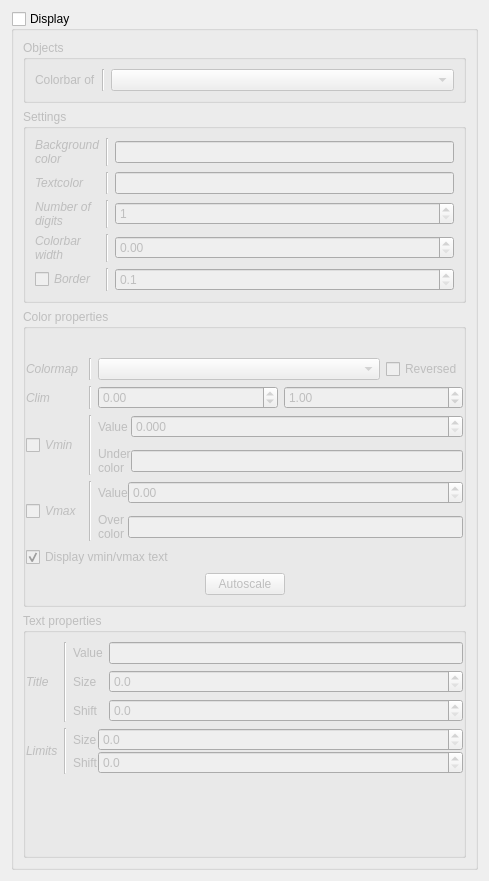
<?xml version="1.0" encoding="UTF-8"?>
<ui version="4.0">
 <class>Form</class>
 <widget class="QWidget" name="Form">
  <property name="geometry">
   <rect>
    <x>0</x>
    <y>0</y>
    <width>489</width>
    <height>881</height>
   </rect>
  </property>
  <property name="windowTitle">
   <string>Form</string>
  </property>
  <layout class="QVBoxLayout" name="verticalLayout">
   <item>
    <widget class="QGroupBox" name="_cbar_grp">
     <property name="title">
      <string>Display</string>
     </property>
     <property name="checkable">
      <bool>true</bool>
     </property>
     <property name="checked">
      <bool>false</bool>
     </property>
     <layout class="QVBoxLayout" name="verticalLayout_10">
      <item>
       <layout class="QVBoxLayout" name="CbarLayout">
        <property name="topMargin">
         <number>0</number>
        </property>
        <item>
         <widget class="QGroupBox" name="groupBox_4">
          <property name="title">
           <string>Objects</string>
          </property>
          <layout class="QVBoxLayout" name="verticalLayout_7">
           <item>
            <layout class="QGridLayout" name="gridLayout_9">
             <item row="0" column="2">
              <widget class="QComboBox" name="object">
               <property name="toolTip">
                <string>&lt;html&gt;&lt;head/&gt;&lt;body&gt;&lt;p&gt;Colorbar object to control&lt;/p&gt;&lt;/body&gt;&lt;/html&gt;</string>
               </property>
              </widget>
             </item>
             <item row="0" column="1">
              <widget class="Line" name="line_12">
               <property name="orientation">
                <enum>Qt::Vertical</enum>
               </property>
              </widget>
             </item>
             <item row="0" column="0">
              <widget class="QLabel" name="label_18">
               <property name="text">
                <string>Colorbar of</string>
               </property>
              </widget>
             </item>
             <item row="1" column="2">
              <spacer name="horizontalSpacer">
               <property name="orientation">
                <enum>Qt::Horizontal</enum>
               </property>
               <property name="sizeHint" stdset="0">
                <size>
                 <width>40</width>
                 <height>0</height>
                </size>
               </property>
              </spacer>
             </item>
            </layout>
           </item>
          </layout>
         </widget>
        </item>
        <item>
         <widget class="QGroupBox" name="groupBox_3">
          <property name="title">
           <string>Settings</string>
          </property>
          <layout class="QVBoxLayout" name="verticalLayout_9">
           <item>
            <layout class="QGridLayout" name="gridLayout_7">
             <item row="4" column="0">
              <widget class="QCheckBox" name="border">
               <property name="font">
                <font>
                 <italic>true</italic>
                </font>
               </property>
               <property name="toolTip">
                <string>&lt;html&gt;&lt;head/&gt;&lt;body&gt;&lt;p&gt;Display / hide the border of the colorbar&lt;/p&gt;&lt;/body&gt;&lt;/html&gt;</string>
               </property>
               <property name="text">
                <string>Border</string>
               </property>
              </widget>
             </item>
             <item row="1" column="1">
              <widget class="Line" name="line_7">
               <property name="orientation">
                <enum>Qt::Vertical</enum>
               </property>
              </widget>
             </item>
             <item row="4" column="2">
              <widget class="QDoubleSpinBox" name="bw">
               <property name="toolTip">
                <string>&lt;html&gt;&lt;head/&gt;&lt;body&gt;&lt;p&gt;Width of the border&lt;/p&gt;&lt;/body&gt;&lt;/html&gt;</string>
               </property>
               <property name="decimals">
                <number>1</number>
               </property>
               <property name="minimum">
                <double>0.100000000000000</double>
               </property>
              </widget>
             </item>
             <item row="3" column="2">
              <widget class="QDoubleSpinBox" name="width">
               <property name="toolTip">
                <string>&lt;html&gt;&lt;head/&gt;&lt;body&gt;&lt;p&gt;Width of the colorbar&lt;/p&gt;&lt;/body&gt;&lt;/html&gt;</string>
               </property>
               <property name="singleStep">
                <double>0.010000000000000</double>
               </property>
              </widget>
             </item>
             <item row="1" column="2">
              <widget class="QLineEdit" name="txtCol">
               <property name="toolTip">
                <string>&lt;html&gt;&lt;head/&gt;&lt;body&gt;&lt;p&gt;Color of the text and of the border (if shown)&lt;/p&gt;&lt;/body&gt;&lt;/html&gt;</string>
               </property>
              </widget>
             </item>
             <item row="2" column="2">
              <widget class="QSpinBox" name="ndigits">
               <property name="toolTip">
                <string>&lt;html&gt;&lt;head/&gt;&lt;body&gt;&lt;p&gt;Number of digits a fine control of clim/vmin/vmax&lt;/p&gt;&lt;/body&gt;&lt;/html&gt;</string>
               </property>
               <property name="minimum">
                <number>1</number>
               </property>
               <property name="maximum">
                <number>10</number>
               </property>
               <property name="value">
                <number>1</number>
               </property>
              </widget>
             </item>
             <item row="2" column="1">
              <widget class="Line" name="line_9">
               <property name="orientation">
                <enum>Qt::Vertical</enum>
               </property>
              </widget>
             </item>
             <item row="1" column="0">
              <widget class="QLabel" name="label_9">
               <property name="font">
                <font>
                 <italic>true</italic>
                </font>
               </property>
               <property name="text">
                <string>Textcolor</string>
               </property>
              </widget>
             </item>
             <item row="2" column="0">
              <widget class="QLabel" name="label_16">
               <property name="font">
                <font>
                 <italic>true</italic>
                </font>
               </property>
               <property name="text">
                <string>Number of
digits</string>
               </property>
              </widget>
             </item>
             <item row="3" column="1">
              <widget class="Line" name="line_10">
               <property name="orientation">
                <enum>Qt::Vertical</enum>
               </property>
              </widget>
             </item>
             <item row="0" column="2">
              <widget class="QLineEdit" name="bckCol">
               <property name="toolTip">
                <string>&lt;html&gt;&lt;head/&gt;&lt;body&gt;&lt;p&gt;Background color of the colorbar canvas&lt;/p&gt;&lt;/body&gt;&lt;/html&gt;</string>
               </property>
              </widget>
             </item>
             <item row="3" column="0">
              <widget class="QLabel" name="label_17">
               <property name="font">
                <font>
                 <italic>true</italic>
                </font>
               </property>
               <property name="text">
                <string>Colorbar
width</string>
               </property>
              </widget>
             </item>
             <item row="4" column="1">
              <widget class="Line" name="line_11">
               <property name="orientation">
                <enum>Qt::Vertical</enum>
               </property>
              </widget>
             </item>
             <item row="0" column="0">
              <widget class="QLabel" name="label_8">
               <property name="font">
                <font>
                 <italic>true</italic>
                </font>
               </property>
               <property name="text">
                <string>Background
color</string>
               </property>
              </widget>
             </item>
             <item row="0" column="1">
              <widget class="Line" name="line_6">
               <property name="orientation">
                <enum>Qt::Vertical</enum>
               </property>
              </widget>
             </item>
            </layout>
           </item>
          </layout>
         </widget>
        </item>
        <item>
         <widget class="QGroupBox" name="groupBox_2">
          <property name="title">
           <string>Color properties</string>
          </property>
          <layout class="QVBoxLayout" name="verticalLayout_4">
           <property name="leftMargin">
            <number>0</number>
           </property>
           <property name="rightMargin">
            <number>0</number>
           </property>
           <item>
            <layout class="QGridLayout" name="gridLayout">
             <item row="1" column="3">
              <widget class="QCheckBox" name="cmapRev">
               <property name="toolTip">
                <string>&lt;html&gt;&lt;head/&gt;&lt;body&gt;&lt;p&gt;Reverse the colormap's colors&lt;/p&gt;&lt;/body&gt;&lt;/html&gt;</string>
               </property>
               <property name="text">
                <string>Reversed</string>
               </property>
              </widget>
             </item>
             <item row="4" column="1">
              <widget class="Line" name="line_2">
               <property name="orientation">
                <enum>Qt::Vertical</enum>
               </property>
              </widget>
             </item>
             <item row="4" column="2" colspan="2">
              <widget class="QWidget" name="vmaxW" native="true">
               <layout class="QVBoxLayout" name="verticalLayout_3">
                <property name="spacing">
                 <number>0</number>
                </property>
                <property name="margin">
                 <number>0</number>
                </property>
                <item>
                 <layout class="QGridLayout" name="gridLayout_3">
                  <property name="verticalSpacing">
                   <number>9</number>
                  </property>
                  <item row="1" column="1">
                   <widget class="QLineEdit" name="over">
                    <property name="toolTip">
                     <string>&lt;html&gt;&lt;head/&gt;&lt;body&gt;&lt;p&gt;Every value under vmax are going to be set to this color&lt;/p&gt;&lt;/body&gt;&lt;/html&gt;</string>
                    </property>
                   </widget>
                  </item>
                  <item row="0" column="0">
                   <widget class="QLabel" name="label_5">
                    <property name="text">
                     <string>Value</string>
                    </property>
                   </widget>
                  </item>
                  <item row="0" column="1">
                   <widget class="QDoubleSpinBox" name="vmax">
                    <property name="toolTip">
                     <string>&lt;html&gt;&lt;head/&gt;&lt;body&gt;&lt;p&gt;Value of the maximum threshold&lt;/p&gt;&lt;/body&gt;&lt;/html&gt;</string>
                    </property>
                   </widget>
                  </item>
                  <item row="1" column="0">
                   <widget class="QLabel" name="label_6">
                    <property name="text">
                     <string>Over
color</string>
                    </property>
                   </widget>
                  </item>
                 </layout>
                </item>
               </layout>
              </widget>
             </item>
             <item row="2" column="0">
              <widget class="QLabel" name="label_2">
               <property name="font">
                <font>
                 <italic>true</italic>
                </font>
               </property>
               <property name="text">
                <string>Clim</string>
               </property>
              </widget>
             </item>
             <item row="1" column="1">
              <widget class="Line" name="line_4">
               <property name="orientation">
                <enum>Qt::Vertical</enum>
               </property>
              </widget>
             </item>
             <item row="1" column="0">
              <widget class="QLabel" name="label">
               <property name="font">
                <font>
                 <italic>true</italic>
                </font>
               </property>
               <property name="text">
                <string>Colormap</string>
               </property>
              </widget>
             </item>
             <item row="3" column="0">
              <widget class="QCheckBox" name="isvmin">
               <property name="font">
                <font>
                 <italic>true</italic>
                </font>
               </property>
               <property name="toolTip">
                <string>&lt;html&gt;&lt;head/&gt;&lt;body&gt;&lt;p&gt;Enable / Disable a minimum threshold&lt;/p&gt;&lt;/body&gt;&lt;/html&gt;</string>
               </property>
               <property name="text">
                <string>Vmin</string>
               </property>
              </widget>
             </item>
             <item row="0" column="2">
              <spacer name="horizontalSpacer_3">
               <property name="orientation">
                <enum>Qt::Horizontal</enum>
               </property>
               <property name="sizeHint" stdset="0">
                <size>
                 <width>40</width>
                 <height>20</height>
                </size>
               </property>
              </spacer>
             </item>
             <item row="1" column="2">
              <widget class="QComboBox" name="cmap">
               <property name="toolTip">
                <string>&lt;html&gt;&lt;head/&gt;&lt;body&gt;&lt;p&gt;Colormap to use&lt;/p&gt;&lt;/body&gt;&lt;/html&gt;</string>
               </property>
              </widget>
             </item>
             <item row="2" column="2" colspan="2">
              <widget class="QWidget" name="widget" native="true">
               <layout class="QHBoxLayout" name="horizontalLayout_4">
                <property name="margin">
                 <number>0</number>
                </property>
                <item>
                 <layout class="QHBoxLayout" name="horizontalLayout_3">
                  <item>
                   <widget class="QDoubleSpinBox" name="climm">
                    <property name="toolTip">
                     <string>&lt;html&gt;&lt;head/&gt;&lt;body&gt;&lt;p&gt;Minimum of the colorbar&lt;/p&gt;&lt;/body&gt;&lt;/html&gt;</string>
                    </property>
                    <property name="minimum">
                     <double>-16777215.000000000000000</double>
                    </property>
                    <property name="maximum">
                     <double>16777215.000000000000000</double>
                    </property>
                   </widget>
                  </item>
                  <item>
                   <widget class="QDoubleSpinBox" name="climM">
                    <property name="toolTip">
                     <string>&lt;html&gt;&lt;head/&gt;&lt;body&gt;&lt;p&gt;Maximum of the colorbar&lt;/p&gt;&lt;/body&gt;&lt;/html&gt;</string>
                    </property>
                    <property name="minimum">
                     <double>-16777215.000000000000000</double>
                    </property>
                    <property name="maximum">
                     <double>16777215.000000000000000</double>
                    </property>
                    <property name="value">
                     <double>1.000000000000000</double>
                    </property>
                   </widget>
                  </item>
                 </layout>
                </item>
               </layout>
              </widget>
             </item>
             <item row="2" column="1">
              <widget class="Line" name="line_3">
               <property name="orientation">
                <enum>Qt::Vertical</enum>
               </property>
              </widget>
             </item>
             <item row="5" column="0" colspan="4">
              <widget class="QCheckBox" name="limTxt">
               <property name="toolTip">
                <string>&lt;html&gt;&lt;head/&gt;&lt;body&gt;&lt;p&gt;Display vmin/vmax on the colorbar&lt;/p&gt;&lt;/body&gt;&lt;/html&gt;</string>
               </property>
               <property name="text">
                <string>Display vmin/vmax text</string>
               </property>
               <property name="checked">
                <bool>true</bool>
               </property>
              </widget>
             </item>
             <item row="3" column="1">
              <widget class="Line" name="line">
               <property name="orientation">
                <enum>Qt::Vertical</enum>
               </property>
              </widget>
             </item>
             <item row="3" column="2" colspan="2">
              <widget class="QWidget" name="vminW" native="true">
               <layout class="QVBoxLayout" name="verticalLayout_2">
                <property name="spacing">
                 <number>0</number>
                </property>
                <property name="margin">
                 <number>0</number>
                </property>
                <item>
                 <layout class="QGridLayout" name="gridLayout_2">
                  <property name="verticalSpacing">
                   <number>9</number>
                  </property>
                  <item row="0" column="0">
                   <widget class="QLabel" name="label_3">
                    <property name="text">
                     <string>Value</string>
                    </property>
                   </widget>
                  </item>
                  <item row="0" column="1">
                   <widget class="QDoubleSpinBox" name="vmin">
                    <property name="toolTip">
                     <string>&lt;html&gt;&lt;head/&gt;&lt;body&gt;&lt;p&gt;Value of the minimum threshold&lt;/p&gt;&lt;/body&gt;&lt;/html&gt;</string>
                    </property>
                    <property name="decimals">
                     <number>3</number>
                    </property>
                   </widget>
                  </item>
                  <item row="1" column="0">
                   <widget class="QLabel" name="label_4">
                    <property name="text">
                     <string>Under
color</string>
                    </property>
                   </widget>
                  </item>
                  <item row="1" column="1">
                   <widget class="QLineEdit" name="under">
                    <property name="toolTip">
                     <string>&lt;html&gt;&lt;head/&gt;&lt;body&gt;&lt;p&gt;Every values over vmin are going to be set to this color&lt;/p&gt;&lt;/body&gt;&lt;/html&gt;</string>
                    </property>
                   </widget>
                  </item>
                 </layout>
                </item>
               </layout>
              </widget>
             </item>
             <item row="4" column="0">
              <widget class="QCheckBox" name="isvmax">
               <property name="font">
                <font>
                 <italic>true</italic>
                </font>
               </property>
               <property name="toolTip">
                <string>&lt;html&gt;&lt;head/&gt;&lt;body&gt;&lt;p&gt;Enable / Disable a maximum threshold&lt;/p&gt;&lt;/body&gt;&lt;/html&gt;</string>
               </property>
               <property name="text">
                <string>Vmax</string>
               </property>
              </widget>
             </item>
             <item row="6" column="0" colspan="4">
              <widget class="QWidget" name="widget_2" native="true">
               <property name="minimumSize">
                <size>
                 <width>0</width>
                 <height>0</height>
                </size>
               </property>
               <layout class="QHBoxLayout" name="horizontalLayout">
                <property name="spacing">
                 <number>0</number>
                </property>
                <property name="margin">
                 <number>0</number>
                </property>
                <item>
                 <spacer name="horizontalSpacer_4">
                  <property name="orientation">
                   <enum>Qt::Horizontal</enum>
                  </property>
                  <property name="sizeHint" stdset="0">
                   <size>
                    <width>40</width>
                    <height>20</height>
                   </size>
                  </property>
                 </spacer>
                </item>
                <item>
                 <widget class="QPushButton" name="autoscale">
                  <property name="toolTip">
                   <string>&lt;html&gt;&lt;head/&gt;&lt;body&gt;&lt;p&gt;Automatically scale the colorbar limits to fit with the (minimum, maximum) of currently displayed object&lt;/p&gt;&lt;/body&gt;&lt;/html&gt;</string>
                  </property>
                  <property name="text">
                   <string>Autoscale</string>
                  </property>
                 </widget>
                </item>
                <item>
                 <spacer name="horizontalSpacer_5">
                  <property name="orientation">
                   <enum>Qt::Horizontal</enum>
                  </property>
                  <property name="sizeHint" stdset="0">
                   <size>
                    <width>40</width>
                    <height>20</height>
                   </size>
                  </property>
                 </spacer>
                </item>
               </layout>
              </widget>
             </item>
            </layout>
           </item>
          </layout>
         </widget>
        </item>
        <item>
         <widget class="QGroupBox" name="groupBox">
          <property name="title">
           <string>Text properties</string>
          </property>
          <layout class="QVBoxLayout" name="verticalLayout_5">
           <property name="leftMargin">
            <number>0</number>
           </property>
           <property name="rightMargin">
            <number>0</number>
           </property>
           <item>
            <layout class="QGridLayout" name="gridLayout_4">
             <item row="0" column="1">
              <widget class="Line" name="line_5">
               <property name="orientation">
                <enum>Qt::Vertical</enum>
               </property>
              </widget>
             </item>
             <item row="0" column="2">
              <widget class="QWidget" name="widget_3" native="true">
               <layout class="QVBoxLayout" name="verticalLayout_6">
                <property name="margin">
                 <number>0</number>
                </property>
                <item>
                 <layout class="QGridLayout" name="gridLayout_5">
                  <item row="0" column="1">
                   <widget class="QLineEdit" name="cblabel">
                    <property name="toolTip">
                     <string>&lt;html&gt;&lt;head/&gt;&lt;body&gt;&lt;p&gt;Title of the colorbar&lt;/p&gt;&lt;/body&gt;&lt;/html&gt;</string>
                    </property>
                   </widget>
                  </item>
                  <item row="1" column="0">
                   <widget class="QLabel" name="label_11">
                    <property name="text">
                     <string>Size</string>
                    </property>
                   </widget>
                  </item>
                  <item row="0" column="0">
                   <widget class="QLabel" name="label_10">
                    <property name="text">
                     <string>Value</string>
                    </property>
                   </widget>
                  </item>
                  <item row="1" column="1">
                   <widget class="QDoubleSpinBox" name="cbTxtSz">
                    <property name="toolTip">
                     <string>&lt;html&gt;&lt;head/&gt;&lt;body&gt;&lt;p&gt;Text size of the colorbar label&lt;/p&gt;&lt;/body&gt;&lt;/html&gt;</string>
                    </property>
                    <property name="decimals">
                     <number>1</number>
                    </property>
                   </widget>
                  </item>
                  <item row="2" column="0">
                   <widget class="QLabel" name="label_13">
                    <property name="text">
                     <string>Shift</string>
                    </property>
                   </widget>
                  </item>
                  <item row="2" column="1">
                   <widget class="QDoubleSpinBox" name="cbTxtSh">
                    <property name="toolTip">
                     <string>&lt;html&gt;&lt;head/&gt;&lt;body&gt;&lt;p&gt;Shift between the colorbar and the text&lt;/p&gt;&lt;/body&gt;&lt;/html&gt;</string>
                    </property>
                    <property name="decimals">
                     <number>1</number>
                    </property>
                    <property name="singleStep">
                     <double>0.100000000000000</double>
                    </property>
                   </widget>
                  </item>
                 </layout>
                </item>
               </layout>
              </widget>
             </item>
             <item row="0" column="0">
              <widget class="QLabel" name="label_7">
               <property name="font">
                <font>
                 <italic>true</italic>
                </font>
               </property>
               <property name="text">
                <string>Title</string>
               </property>
              </widget>
             </item>
             <item row="1" column="0">
              <widget class="QLabel" name="label_12">
               <property name="font">
                <font>
                 <italic>true</italic>
                </font>
               </property>
               <property name="text">
                <string>Limits</string>
               </property>
              </widget>
             </item>
             <item row="1" column="1">
              <widget class="Line" name="line_8">
               <property name="orientation">
                <enum>Qt::Vertical</enum>
               </property>
              </widget>
             </item>
             <item row="1" column="2">
              <widget class="QWidget" name="widget_4" native="true">
               <layout class="QVBoxLayout" name="verticalLayout_8">
                <property name="spacing">
                 <number>0</number>
                </property>
                <property name="margin">
                 <number>0</number>
                </property>
                <item>
                 <layout class="QGridLayout" name="gridLayout_6">
                  <item row="1" column="1">
                   <widget class="QDoubleSpinBox" name="txtSh">
                    <property name="toolTip">
                     <string>&lt;html&gt;&lt;head/&gt;&lt;body&gt;&lt;p&gt;Shift between the colorbar and limits (clim / vmin / vmax)&lt;/p&gt;&lt;/body&gt;&lt;/html&gt;</string>
                    </property>
                    <property name="decimals">
                     <number>1</number>
                    </property>
                    <property name="singleStep">
                     <double>0.100000000000000</double>
                    </property>
                   </widget>
                  </item>
                  <item row="0" column="1">
                   <widget class="QDoubleSpinBox" name="txtSz">
                    <property name="toolTip">
                     <string>&lt;html&gt;&lt;head/&gt;&lt;body&gt;&lt;p&gt;Text size of limits (clim / vmin / vmax)&lt;/p&gt;&lt;/body&gt;&lt;/html&gt;</string>
                    </property>
                    <property name="decimals">
                     <number>1</number>
                    </property>
                   </widget>
                  </item>
                  <item row="0" column="0">
                   <widget class="QLabel" name="label_14">
                    <property name="text">
                     <string>Size</string>
                    </property>
                   </widget>
                  </item>
                  <item row="1" column="0">
                   <widget class="QLabel" name="label_15">
                    <property name="text">
                     <string>Shift</string>
                    </property>
                   </widget>
                  </item>
                  <item row="2" column="1">
                   <spacer name="horizontalSpacer_2">
                    <property name="orientation">
                     <enum>Qt::Horizontal</enum>
                    </property>
                    <property name="sizeHint" stdset="0">
                     <size>
                      <width>40</width>
                      <height>0</height>
                     </size>
                    </property>
                   </spacer>
                  </item>
                 </layout>
                </item>
               </layout>
              </widget>
             </item>
            </layout>
           </item>
           <item>
            <spacer name="verticalSpacer">
             <property name="orientation">
              <enum>Qt::Vertical</enum>
             </property>
             <property name="sizeHint" stdset="0">
              <size>
               <width>20</width>
               <height>40</height>
              </size>
             </property>
            </spacer>
           </item>
          </layout>
         </widget>
        </item>
       </layout>
      </item>
     </layout>
    </widget>
   </item>
  </layout>
 </widget>
 <resources/>
 <connections/>
</ui>
